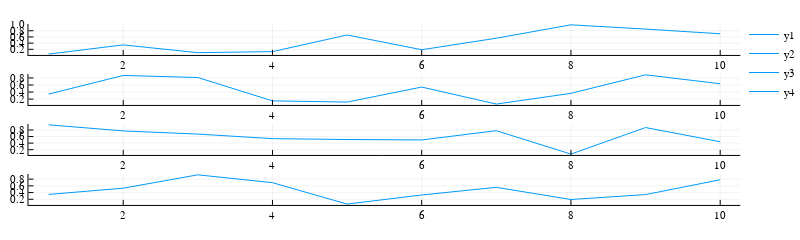

Notebook source saved alongside this figure:
### Code cell
y = rand(10, 4)
plot(x, y, layout = (4, 1),size=(800,200))

### Figure 1 — Plotly figure (JSON) as saved in the notebook; plotly's stock layout.template omitted (floating-point values rounded to 4 significant figures)
{"data": [{"colorbar": {"title": ""}, "hoverinfo": "text", "legendgroup": "y1", "line": {"color": "rgba(0, 154, 250, 1.000)", "dash": "solid", "shape": "linear", "width": 1}, "mode": "lines", "name": "y1", "showlegend": true, "text": [null, null, null, null, null, null, null, null, null, null], "type": "scatter", "x": [1, 2, 3, 4, 5, 6, 7, 8, 9, 10], "xaxis": "x1", "y": [0.04681, 0.343, 0.09231, 0.1258, 0.6633, 0.1864, 0.5588, 0.9913, 0.8539, 0.7019], "yaxis": "y1", "zmax": null, "zmin": null}, {"colorbar": {"title": ""}, "hoverinfo": "text", "legendgroup": "y2", "line": {"color": "rgba(0, 154, 250, 1.000)", "dash": "solid", "shape": "linear", "width": 1}, "mode": "lines", "name": "y2", "showlegend": true, "text": [null, null, null, null, null, null, null, null, null, null], "type": "scatter", "x": [1, 2, 3, 4, 5, 6, 7, 8, 9, 10], "xaxis": "x2", "y": [0.3425, 0.8699, 0.8117, 0.1501, 0.1164, 0.5417, 0.05951, 0.3634, 0.8884, 0.6355], "yaxis": "y2", "zmax": null, "zmin": null}, {"colorbar": {"title": ""}, "hoverinfo": "text", "legendgroup": "y3", "line": {"color": "rgba(0, 154, 250, 1.000)", "dash": "solid", "shape": "linear", "width": 1}, "mode": "lines", "name": "y3", "showlegend": true, "text": [null, null, null, null, null, null, null, null, null, null], "type": "scatter", "x": [1, 2, 3, 4, 5, 6, 7, 8, 9, 10], "xaxis": "x3", "y": [0.9581, 0.7724, 0.6753, 0.5365, 0.5099, 0.4967, 0.7782, 0.0658, 0.8748, 0.4424], "yaxis": "y3", "zmax": null, "zmin": null}, {"colorbar": {"title": ""}, "hoverinfo": "text", "legendgroup": "y4", "line": {"color": "rgba(0, 154, 250, 1.000)", "dash": "solid", "shape": "linear", "width": 1}, "mode": "lines", "name": "y4", "showlegend": true, "text": [null, null, null, null, null, null, null, null, null, null], "type": "scatter", "x": [1, 2, 3, 4, 5, 6, 7, 8, 9, 10], "xaxis": "x4", "y": [0.3439, 0.5303, 0.9282, 0.6941, 0.05727, 0.3279, 0.5557, 0.1925, 0.3404, 0.7805], "yaxis": "y4", "zmax": null, "zmin": null}], "layout": {"annotations": [], "height": 200, "legend": {"bgcolor": "rgba(255, 255, 255, 1.000)", "bordercolor": "rgba(0, 0, 0, 1.000)", "font": {"color": "rgba(0, 0, 0, 1.000)", "family": "sans-serif", "size": 11}, "tracegroupgap": 0, "x": 1, "y": 1}, "margin": {"b": 20, "l": 0, "r": 0, "t": 20}, "paper_bgcolor": "rgba(255, 255, 255, 1.000)", "plot_bgcolor": "rgba(255, 255, 255, 1.000)", "showlegend": true, "width": 800, "xaxis1": {"anchor": "y1", "domain": [0.03825, 0.9951], "gridcolor": "rgba(0, 0, 0, 0.100)", "gridwidth": 0.5, "linecolor": "rgba(0, 0, 0, 1.000)", "mirror": false, "range": [0.73, 10.27], "showgrid": true, "showline": true, "showticklabels": true, "tickangle": 0, "tickcolor": "rgb(0, 0, 0)", "tickfont": {"color": "rgba(0, 0, 0, 1.000)", "family": "sans-serif", "size": 11}, "tickmode": "array", "ticks": "inside", "ticktext": ["2", "4", "6", "8", "10"], "tickvals": [2, 4, 6, 8, 10], "title": "", "titlefont": {"color": "rgba(0, 0, 0, 1.000)", "family": "sans-serif", "size": 15}, "type": "-", "visible": true, "zeroline": false, "zerolinecolor": "rgba(0, 0, 0, 1.000)"}, "xaxis2": {"anchor": "y2", "domain": [0.03825, 0.9951], "gridcolor": "rgba(0, 0, 0, 0.100)", "gridwidth": 0.5, "linecolor": "rgba(0, 0, 0, 1.000)", "mirror": false, "range": [0.73, 10.27], "showgrid": true, "showline": true, "showticklabels": true, "tickangle": 0, "tickcolor": "rgb(0, 0, 0)", "tickfont": {"color": "rgba(0, 0, 0, 1.000)", "family": "sans-serif", "size": 11}, "tickmode": "array", "ticks": "inside", "ticktext": ["2", "4", "6", "8", "10"], "tickvals": [2, 4, 6, 8, 10], "title": "", "titlefont": {"color": "rgba(0, 0, 0, 1.000)", "family": "sans-serif", "size": 15}, "type": "-", "visible": true, "zeroline": false, "zerolinecolor": "rgba(0, 0, 0, 1.000)"}, "xaxis3": {"anchor": "y3", "domain": [0.03825, 0.9951], "gridcolor": "rgba(0, 0, 0, 0.100)", "gridwidth": 0.5, "linecolor": "rgba(0, 0, 0, 1.000)", "mirror": false, "range": [0.73, 10.27], "showgrid": true, "showline": true, "showticklabels": true, "tickangle": 0, "tickcolor": "rgb(0, 0, 0)", "tickfont": {"color": "rgba(0, 0, 0, 1.000)", "family": "sans-serif", "size": 11}, "tickmode": "array", "ticks": "inside", "ticktext": ["2", "4", "6", "8", "10"], "tickvals": [2, 4, 6, 8, 10], "title": "", "titlefont": {"color": "rgba(0, 0, 0, 1.000)", "family": "sans-serif", "size": 15}, "type": "-", "visible": true, "zeroline": false, "zerolinecolor": "rgba(0, 0, 0, 1.000)"}, "xaxis4": {"anchor": "y4", "domain": [0.03825, 0.9951], "gridcolor": "rgba(0, 0, 0, 0.100)", "gridwidth": 0.5, "linecolor": "rgba(0, 0, 0, 1.000)", "mirror": false, "range": [0.73, 10.27], "showgrid": true, "showline": true, "showticklabels": true, "tickangle": 0, "tickcolor": "rgb(0, 0, 0)", "tickfont": {"color": "rgba(0, 0, 0, 1.000)", "family": "sans-serif", "size": 11}, "tickmode": "array", "ticks": "inside", "ticktext": ["2", "4", "6", "8", "10"], "tickvals": [2, 4, 6, 8, 10], "title": "", "titlefont": {"color": "rgba(0, 0, 0, 1.000)", "family": "sans-serif", "size": 15}, "type": "-", "visible": true, "zeroline": false, "zerolinecolor": "rgba(0, 0, 0, 1.000)"}, "yaxis1": {"anchor": "x1", "domain": [0.8252, 0.9803], "gridcolor": "rgba(0, 0, 0, 0.100)", "gridwidth": 0.5, "linecolor": "rgba(0, 0, 0, 1.000)", "mirror": false, "range": [0.01848, 1.02], "showgrid": true, "showline": true, "showticklabels": true, "tickangle": 0, "tickcolor": "rgb(0, 0, 0)", "tickfont": {"color": "rgba(0, 0, 0, 1.000)", "family": "sans-serif", "size": 11}, "tickmode": "array", "ticks": "inside", "ticktext": ["0.2", "0.4", "0.6", "0.8", "1.0"], "tickvals": [0.2, 0.4, 0.6, 0.8, 1], "title": "", "titlefont": {"color": "rgba(0, 0, 0, 1.000)", "family": "sans-serif", "size": 15}, "type": "-", "visible": true, "zeroline": false, "zerolinecolor": "rgba(0, 0, 0, 1.000)"}, "yaxis2": {"anchor": "x2", "domain": [0.5752, 0.7303], "gridcolor": "rgba(0, 0, 0, 0.100)", "gridwidth": 0.5, "linecolor": "rgba(0, 0, 0, 1.000)", "mirror": false, "range": [0.03464, 0.9132], "showgrid": true, "showline": true, "showticklabels": true, "tickangle": 0, "tickcolor": "rgb(0, 0, 0)", "tickfont": {"color": "rgba(0, 0, 0, 1.000)", "family": "sans-serif", "size": 11}, "tickmode": "array", "ticks": "inside", "ticktext": ["0.2", "0.4", "0.6", "0.8"], "tickvals": [0.2, 0.4, 0.6, 0.8], "title": "", "titlefont": {"color": "rgba(0, 0, 0, 1.000)", "family": "sans-serif", "size": 15}, "type": "-", "visible": true, "zeroline": false, "zerolinecolor": "rgba(0, 0, 0, 1.000)"}, "yaxis3": {"anchor": "x3", "domain": [0.3252, 0.4803], "gridcolor": "rgba(0, 0, 0, 0.100)", "gridwidth": 0.5, "linecolor": "rgba(0, 0, 0, 1.000)", "mirror": false, "range": [0.03903, 0.9848], "showgrid": true, "showline": true, "showticklabels": true, "tickangle": 0, "tickcolor": "rgb(0, 0, 0)", "tickfont": {"color": "rgba(0, 0, 0, 1.000)", "family": "sans-serif", "size": 11}, "tickmode": "array", "ticks": "inside", "ticktext": ["0.2", "0.4", "0.6", "0.8"], "tickvals": [0.2, 0.4, 0.6, 0.8], "title": "", "titlefont": {"color": "rgba(0, 0, 0, 1.000)", "family": "sans-serif", "size": 15}, "type": "-", "visible": true, "zeroline": false, "zerolinecolor": "rgba(0, 0, 0, 1.000)"}, "yaxis4": {"anchor": "x4", "domain": [0.07524, 0.2303], "gridcolor": "rgba(0, 0, 0, 0.100)", "gridwidth": 0.5, "linecolor": "rgba(0, 0, 0, 1.000)", "mirror": false, "range": [0.03114, 0.9543], "showgrid": true, "showline": true, "showticklabels": true, "tickangle": 0, "tickcolor": "rgb(0, 0, 0)", "tickfont": {"color": "rgba(0, 0, 0, 1.000)", "family": "sans-serif", "size": 11}, "tickmode": "array", "ticks": "inside", "ticktext": ["0.2", "0.4", "0.6", "0.8"], "tickvals": [0.2, 0.4, 0.6, 0.8], "title": "", "titlefont": {"color": "rgba(0, 0, 0, 1.000)", "family": "sans-serif", "size": 15}, "type": "-", "visible": true, "zeroline": false, "zerolinecolor": "rgba(0, 0, 0, 1.000)"}}}
